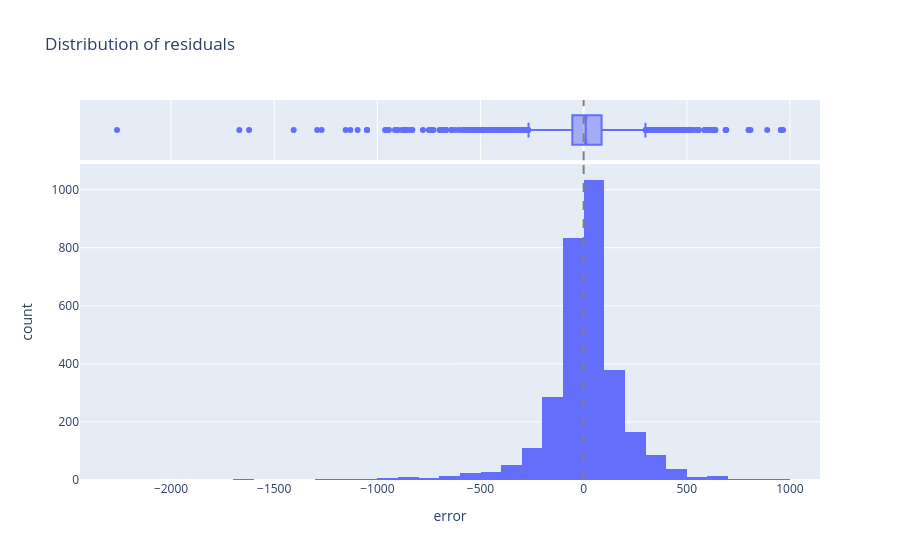

The cell this chart's notebook holds for it:
### Markdown cell above
<span style="font-weight:500">
The graph above shows the relation between residuals and predicted values. Most of the values are concentrated around 0 and the outliers here are between predicted values of 1000 and 3000. This shows that the models tend to squeeze the very large values into this range, hence being the reason for the very large absolute errors.
</span>

### Code cell
fig_hist = px.histogram(results_df, x="error", nbins=40, marginal="box", title="Distribution of residuals")
fig_hist.add_vline(x=0, line_dash="dash", line_color="gray")
fig_hist.show()

### Figure 1 — Plotly figure (JSON) as saved in the notebook; plotly's stock layout.template omitted (floating-point values rounded to 4 significant figures; data arrays with more than 128 entries replaced by an {"elided": "..."} marker saying what was removed)
{"data": [{"alignmentgroup": "True", "bingroup": "x", "hovertemplate": "error=%{x}<br>count=%{y}<extra></extra>", "legendgroup": "", "marker": {"color": "#636efa", "pattern": {"shape": ""}}, "name": "", "nbinsx": 40, "offsetgroup": "", "orientation": "v", "showlegend": false, "type": "histogram", "x": {"elided": "3118 float values"}, "xaxis": "x", "yaxis": "y"}, {"alignmentgroup": "True", "hovertemplate": "error=%{x}<extra></extra>", "legendgroup": "", "marker": {"color": "#636efa"}, "name": "", "notched": true, "offsetgroup": "", "showlegend": false, "type": "box", "x": {"elided": "3118 float values"}, "xaxis": "x2", "yaxis": "y2"}], "layout": {"barmode": "relative", "legend": {"tracegroupgap": 0}, "shapes": [{"line": {"color": "gray", "dash": "dash"}, "type": "line", "x0": 0, "x1": 0, "xref": "x", "y0": 0, "y1": 1, "yref": "y domain"}, {"line": {"color": "gray", "dash": "dash"}, "type": "line", "x0": 0, "x1": 0, "xref": "x2", "y0": 0, "y1": 1, "yref": "y2 domain"}], "title": {"text": "Distribution of residuals"}, "xaxis": {"anchor": "y", "domain": [0, 1], "title": {"text": "error"}}, "xaxis2": {"anchor": "y2", "domain": [0, 1], "matches": "x", "showgrid": true, "showticklabels": false}, "yaxis": {"anchor": "x", "domain": [0, 0.8316], "title": {"text": "count"}}, "yaxis2": {"anchor": "x2", "domain": [0.8416, 1], "matches": "y2", "showgrid": false, "showline": false, "showticklabels": false, "ticks": ""}}}
